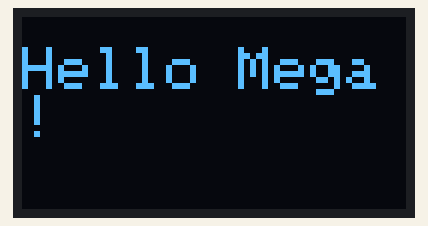
A sketch run on a simulated Arduino Mega 2560, built with avr-gcc and run on an emulated ATmega2560. On the bench: 128×64 one-colour display.

Above: at 0.1 s.

The sketch:

oled.ino
```cpp
#include <Adafruit_GFX.h>

#include <Adafruit_SSD1306.h>

#include <Wire.h>

#define SCREEN_WIDTH 128
#define SCREEN_HEIGHT 64
#define OLED_RESET - 1 // no reset pin used

Adafruit_SSD1306 display(SCREEN_WIDTH, SCREEN_HEIGHT, & Wire, OLED_RESET);

void setup() {
  Serial.begin(9600);

  if (!display.begin(SSD1306_SWITCHCAPVCC,
      0x3C)) { // 0x3C is default I2C address
    Serial.println(F("SSD1306 allocation failed"));
    while (1);
  }

  display.clearDisplay();

  display.setTextSize(2);
  display.setTextColor(SSD1306_WHITE);
  display.setCursor(0, 10);
  display.println("Hello Mega!");
  display.display();
}

void loop() {
  // Nothing to do here
}
```
